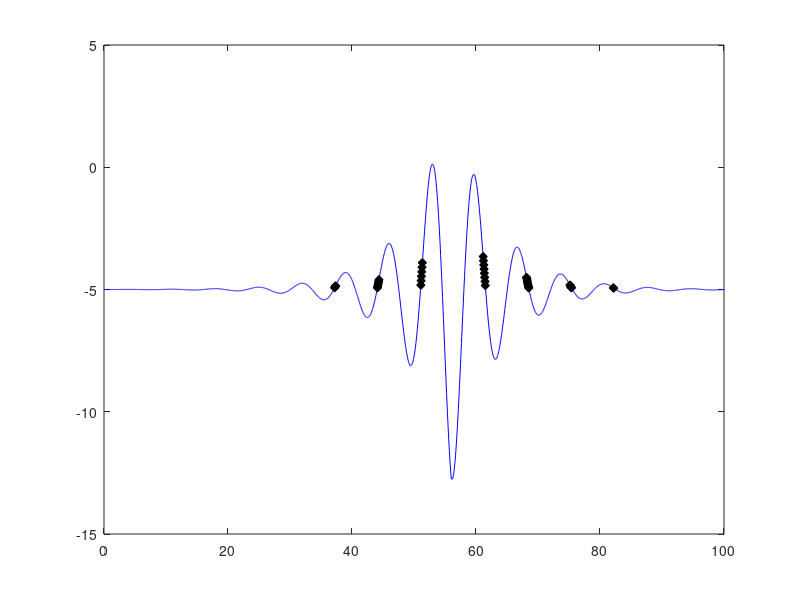

The MATLAB source for this figure:
zID = [1, 5, 3, 8, 10, 7, 8]

A = zID(2)
B = zID(3)
C = zID(4)
D = zID(5)
E = zID(6)
F = zID(7)

xInc = 0:.05:100 %I know that this is too many steps through the 
% derivative approximation gets really bad for large step sizes

Gt = -F*exp(-abs((xInc/E)-C)).*cos(((2*pi)/E)*(xInc-(B/10)))-A
GtPrime = diff(Gt)
GtPrime2 = diff(GtPrime)

i = 1
yMax = 0


while i < length(Gt)
i = i+1
    if Gt(i) > yMax
        yMax = Gt(i)
    end
end
iAmTooLazy = yMax * 0.44 - A

I = find(GtPrime2 >= 0 & Gt(1:end-2) > iAmTooLazy) 

plot(xInc,Gt,'b')
hold on
plot(xInc(I),Gt(I),'kd','Markersize',6,'MarkerFaceColor','k')
hold off